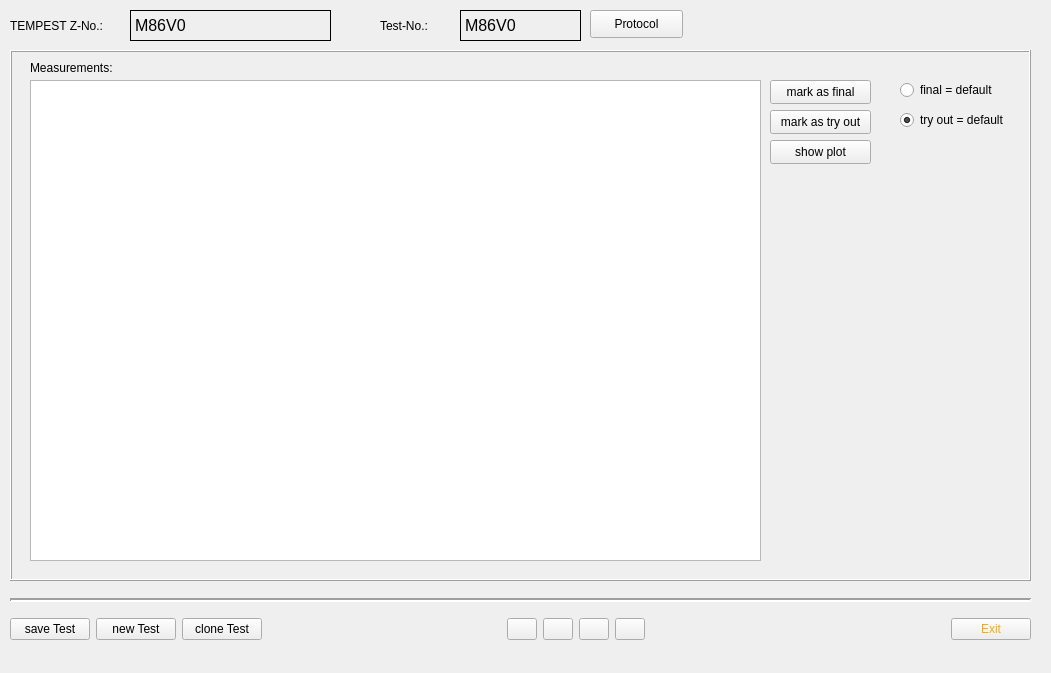
<?xml version="1.0" encoding="UTF-8"?>
<ui version="4.0">
 <class>Form</class>
 <widget class="QWidget" name="Form">
  <property name="geometry">
   <rect>
    <x>0</x>
    <y>0</y>
    <width>1051</width>
    <height>673</height>
   </rect>
  </property>
  <property name="windowTitle">
   <string>Zone KMV</string>
  </property>
  <widget class="Line" name="line">
   <property name="geometry">
    <rect>
     <x>10</x>
     <y>590</y>
     <width>1021</width>
     <height>20</height>
    </rect>
   </property>
   <property name="lineWidth">
    <number>2</number>
   </property>
   <property name="orientation">
    <enum>Qt::Horizontal</enum>
   </property>
  </widget>
  <widget class="QWidget" name="horizontalLayoutWidget_3">
   <property name="geometry">
    <rect>
     <x>10</x>
     <y>610</y>
     <width>1021</width>
     <height>39</height>
    </rect>
   </property>
   <layout class="QHBoxLayout" name="horizontalLayout_3">
    <item>
     <widget class="QPushButton" name="BtnSaveDescription">
      <property name="text">
       <string>save Test</string>
      </property>
     </widget>
    </item>
    <item>
     <widget class="QPushButton" name="BtnNewDescription">
      <property name="text">
       <string>new Test</string>
      </property>
     </widget>
    </item>
    <item>
     <widget class="QPushButton" name="BtnCloneDescription">
      <property name="text">
       <string>clone Test</string>
      </property>
     </widget>
    </item>
    <item>
     <spacer name="horizontalSpacer_3">
      <property name="orientation">
       <enum>Qt::Horizontal</enum>
      </property>
      <property name="sizeHint" stdset="0">
       <size>
        <width>40</width>
        <height>20</height>
       </size>
      </property>
     </spacer>
    </item>
    <item>
     <widget class="QPushButton" name="BtnFRwd">
      <property name="sizePolicy">
       <sizepolicy hsizetype="Fixed" vsizetype="Fixed">
        <horstretch>0</horstretch>
        <verstretch>0</verstretch>
       </sizepolicy>
      </property>
      <property name="minimumSize">
       <size>
        <width>30</width>
        <height>0</height>
       </size>
      </property>
      <property name="maximumSize">
       <size>
        <width>30</width>
        <height>16777215</height>
       </size>
      </property>
      <property name="text">
       <string/>
      </property>
      <property name="icon">
       <iconset>
        <normaloff>../Templates/Oxygen-Icons.org-Oxygen-Actions-go-first-view.ico</normaloff>../Templates/Oxygen-Icons.org-Oxygen-Actions-go-first-view.ico</iconset>
      </property>
     </widget>
    </item>
    <item>
     <widget class="QPushButton" name="BtnRwd">
      <property name="sizePolicy">
       <sizepolicy hsizetype="Fixed" vsizetype="Fixed">
        <horstretch>0</horstretch>
        <verstretch>0</verstretch>
       </sizepolicy>
      </property>
      <property name="minimumSize">
       <size>
        <width>30</width>
        <height>0</height>
       </size>
      </property>
      <property name="maximumSize">
       <size>
        <width>30</width>
        <height>16777215</height>
       </size>
      </property>
      <property name="text">
       <string/>
      </property>
      <property name="icon">
       <iconset>
        <normaloff>../Templates/Oxygen-Icons.org-Oxygen-Actions-go-previous-view.ico</normaloff>../Templates/Oxygen-Icons.org-Oxygen-Actions-go-previous-view.ico</iconset>
      </property>
     </widget>
    </item>
    <item>
     <widget class="QPushButton" name="BtnFwd">
      <property name="sizePolicy">
       <sizepolicy hsizetype="Fixed" vsizetype="Fixed">
        <horstretch>0</horstretch>
        <verstretch>0</verstretch>
       </sizepolicy>
      </property>
      <property name="minimumSize">
       <size>
        <width>30</width>
        <height>0</height>
       </size>
      </property>
      <property name="maximumSize">
       <size>
        <width>30</width>
        <height>16777215</height>
       </size>
      </property>
      <property name="text">
       <string/>
      </property>
      <property name="icon">
       <iconset>
        <normaloff>../Templates/Oxygen-Icons.org-Oxygen-Actions-go-next-view.ico</normaloff>../Templates/Oxygen-Icons.org-Oxygen-Actions-go-next-view.ico</iconset>
      </property>
     </widget>
    </item>
    <item>
     <widget class="QPushButton" name="BtnFFwd">
      <property name="sizePolicy">
       <sizepolicy hsizetype="Fixed" vsizetype="Fixed">
        <horstretch>0</horstretch>
        <verstretch>0</verstretch>
       </sizepolicy>
      </property>
      <property name="minimumSize">
       <size>
        <width>30</width>
        <height>0</height>
       </size>
      </property>
      <property name="maximumSize">
       <size>
        <width>30</width>
        <height>16777215</height>
       </size>
      </property>
      <property name="text">
       <string/>
      </property>
      <property name="icon">
       <iconset>
        <normaloff>../Templates/Oxygen-Icons.org-Oxygen-Actions-go-last-view.ico</normaloff>../Templates/Oxygen-Icons.org-Oxygen-Actions-go-last-view.ico</iconset>
      </property>
     </widget>
    </item>
    <item>
     <spacer name="horizontalSpacer">
      <property name="orientation">
       <enum>Qt::Horizontal</enum>
      </property>
      <property name="sizeType">
       <enum>QSizePolicy::Preferred</enum>
      </property>
      <property name="sizeHint" stdset="0">
       <size>
        <width>300</width>
        <height>20</height>
       </size>
      </property>
     </spacer>
    </item>
    <item>
     <widget class="QPushButton" name="BtnExit">
      <property name="styleSheet">
       <string notr="true">color:rgb(255, 170, 0);
font: 12pt &quot;MS Shell Dlg 2&quot;;</string>
      </property>
      <property name="text">
       <string>Exit</string>
      </property>
     </widget>
    </item>
   </layout>
  </widget>
  <widget class="QFrame" name="frame_5">
   <property name="geometry">
    <rect>
     <x>10</x>
     <y>50</y>
     <width>1021</width>
     <height>531</height>
    </rect>
   </property>
   <property name="frameShape">
    <enum>QFrame::Box</enum>
   </property>
   <property name="frameShadow">
    <enum>QFrame::Raised</enum>
   </property>
   <widget class="QLabel" name="label_12">
    <property name="geometry">
     <rect>
      <x>20</x>
      <y>10</y>
      <width>101</width>
      <height>16</height>
     </rect>
    </property>
    <property name="text">
     <string>Measurements:</string>
    </property>
   </widget>
   <widget class="QPushButton" name="BtnMarkAsFinal">
    <property name="geometry">
     <rect>
      <x>760</x>
      <y>30</y>
      <width>101</width>
      <height>24</height>
     </rect>
    </property>
    <property name="text">
     <string>mark as final</string>
    </property>
   </widget>
   <widget class="QRadioButton" name="RBtnFinal">
    <property name="geometry">
     <rect>
      <x>890</x>
      <y>30</y>
      <width>111</width>
      <height>20</height>
     </rect>
    </property>
    <property name="text">
     <string>final = default</string>
    </property>
   </widget>
   <widget class="QPushButton" name="BtnMarkAsTryOut">
    <property name="geometry">
     <rect>
      <x>760</x>
      <y>60</y>
      <width>101</width>
      <height>24</height>
     </rect>
    </property>
    <property name="text">
     <string>mark as try out</string>
    </property>
   </widget>
   <widget class="QRadioButton" name="RBtnTO">
    <property name="geometry">
     <rect>
      <x>890</x>
      <y>60</y>
      <width>131</width>
      <height>20</height>
     </rect>
    </property>
    <property name="text">
     <string>try out = default</string>
    </property>
    <property name="checked">
     <bool>true</bool>
    </property>
   </widget>
   <widget class="QPushButton" name="BtnShowPlot">
    <property name="geometry">
     <rect>
      <x>760</x>
      <y>90</y>
      <width>101</width>
      <height>24</height>
     </rect>
    </property>
    <property name="text">
     <string>show plot</string>
    </property>
   </widget>
   <widget class="QTableView" name="twMeas">
    <property name="geometry">
     <rect>
      <x>20</x>
      <y>30</y>
      <width>731</width>
      <height>481</height>
     </rect>
    </property>
    <property name="selectionMode">
     <enum>QAbstractItemView::SingleSelection</enum>
    </property>
    <property name="selectionBehavior">
     <enum>QAbstractItemView::SelectRows</enum>
    </property>
   </widget>
  </widget>
  <widget class="QLabel" name="lbTestNo">
   <property name="geometry">
    <rect>
     <x>460</x>
     <y>10</y>
     <width>121</width>
     <height>31</height>
    </rect>
   </property>
   <property name="font">
    <font>
     <pointsize>12</pointsize>
    </font>
   </property>
   <property name="toolTip">
    <string>&lt;html&gt;&lt;head/&gt;&lt;body&gt;&lt;p&gt;TestNo:&lt;/p&gt;&lt;p&gt;[Test]-[Measurement]-[sheet of ]&lt;/p&gt;&lt;p&gt;e.g. M86V0-34-2/6&lt;/p&gt;&lt;/body&gt;&lt;/html&gt;</string>
   </property>
   <property name="whatsThis">
    <string extracomment="testtet"/>
   </property>
   <property name="frameShape">
    <enum>QFrame::Box</enum>
   </property>
   <property name="text">
    <string>M86V0</string>
   </property>
  </widget>
  <widget class="QLabel" name="label_2">
   <property name="geometry">
    <rect>
     <x>380</x>
     <y>10</y>
     <width>61</width>
     <height>31</height>
    </rect>
   </property>
   <property name="font">
    <font>
     <pointsize>9</pointsize>
     <weight>50</weight>
     <bold>false</bold>
    </font>
   </property>
   <property name="text">
    <string>Test-No.:</string>
   </property>
  </widget>
  <widget class="QLabel" name="label_3">
   <property name="geometry">
    <rect>
     <x>10</x>
     <y>10</y>
     <width>131</width>
     <height>31</height>
    </rect>
   </property>
   <property name="font">
    <font>
     <pointsize>9</pointsize>
     <weight>50</weight>
     <bold>false</bold>
    </font>
   </property>
   <property name="text">
    <string>TEMPEST Z-No.:</string>
   </property>
  </widget>
  <widget class="QLabel" name="lbTempestNo">
   <property name="geometry">
    <rect>
     <x>130</x>
     <y>10</y>
     <width>201</width>
     <height>31</height>
    </rect>
   </property>
   <property name="font">
    <font>
     <pointsize>12</pointsize>
    </font>
   </property>
   <property name="toolTip">
    <string>&lt;html&gt;&lt;head/&gt;&lt;body&gt;&lt;p&gt;TestNo:&lt;/p&gt;&lt;p&gt;[Test]-[Measurement]-[sheet of ]&lt;/p&gt;&lt;p&gt;e.g. M86V0-34-2/6&lt;/p&gt;&lt;/body&gt;&lt;/html&gt;</string>
   </property>
   <property name="whatsThis">
    <string extracomment="testtet"/>
   </property>
   <property name="frameShape">
    <enum>QFrame::Box</enum>
   </property>
   <property name="text">
    <string>M86V0</string>
   </property>
  </widget>
  <widget class="QPushButton" name="BtnProtocol">
   <property name="geometry">
    <rect>
     <x>590</x>
     <y>10</y>
     <width>93</width>
     <height>28</height>
    </rect>
   </property>
   <property name="text">
    <string>Protocol</string>
   </property>
  </widget>
 </widget>
 <resources/>
 <connections/>
</ui>
